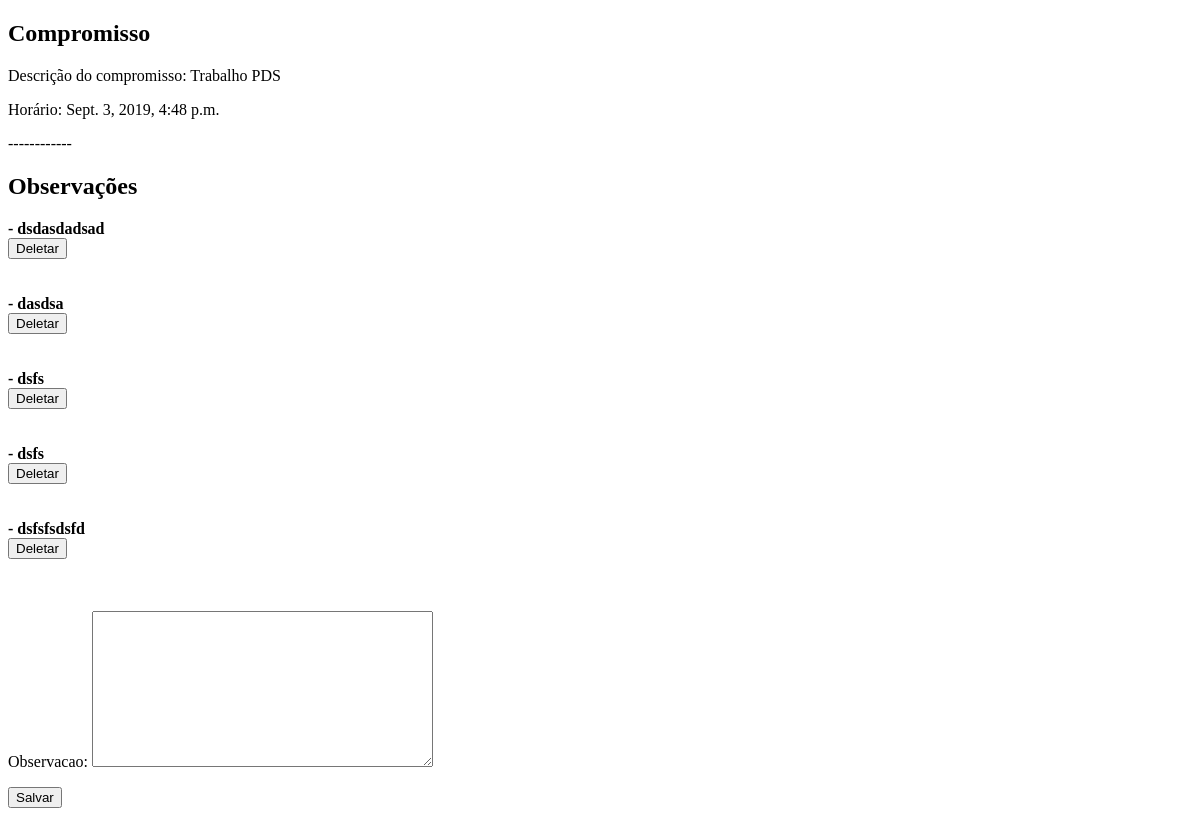
The app's page /1/, older data.
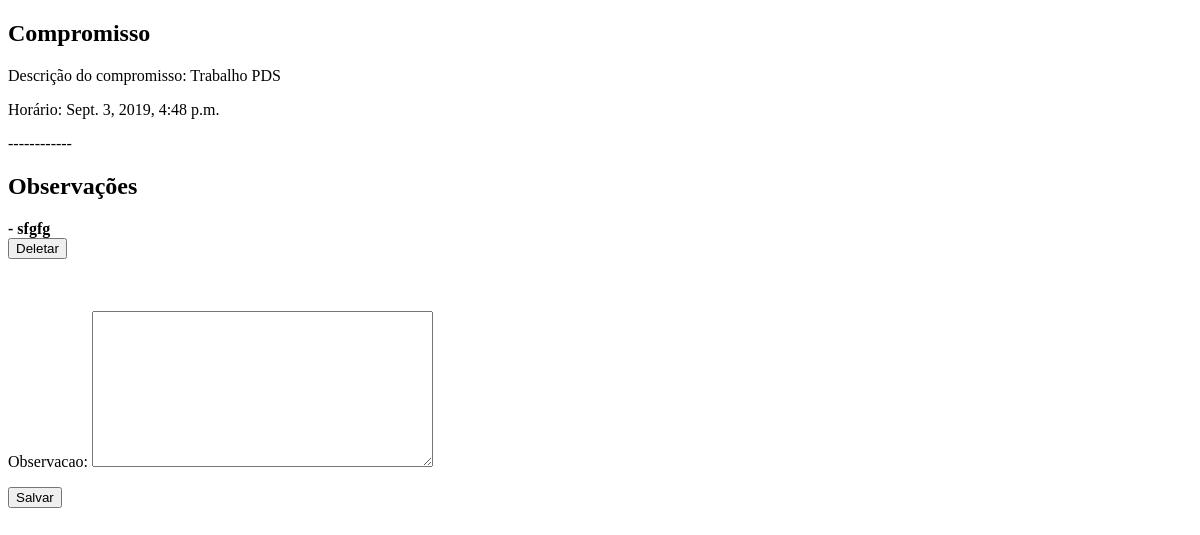
The same page, newer data.
### compromisso/models.py (models this page shows, shortened)
class Compromisso(models.Model):
	descricao = models.TextField()
	horario = models.DateTimeField() # default=timezone.now
	local = models.TextField()

class Observacoes(models.Model):
	observacao = models.TextField()
	fk_observacao = models.ForeignKey(Compromisso, on_delete=models.CASCADE)

### compromisso/views.py (the view)
# urls.py: path('<int:compromisso_id>/', views.detalhe, name='detalhe'),
def detalhe(request, compromisso_id):
    compromisso = get_object_or_404(Compromisso, pk=compromisso_id)
    compromissos_list = Compromisso.objects.filter(pk=compromisso_id);
    form = ObservacoesForm()
    if request.method == "POST":
        form = ObservacoesForm(request.POST)
        if form.is_valid():
            form = form.save(commit=False)
            form.fk_observacao = compromisso
            form.save()
    observacoes = list(Observacoes.objects.filter(fk_observacao=compromisso_id))
    context = {
        'observacoes': observacoes,
        'form': form,
        'compromissos_list': compromissos_list,
    }
    return render(request, 'compromisso/detalhe.html', context)

### compromisso/forms.py
class ObservacoesForm(forms.ModelForm):
    class Meta:
        model = Observacoes
        fields = ('observacao', )

### compromisso/templates/compromisso/detalhe.html (shortened to what this page needs)
<!DOCTYPE html>
<html>
<head>
</head>
<body>
    <h2>Compromisso</h2>
    {% for compromisso in compromissos_list %}
        <p>Descrição do compromisso: {{ compromisso.descricao|truncatechars:20 }}</p>
        <p>Horário: {{ compromisso.horario }}</p>
        <p>------------</p>
    {% endfor %}
	{% if observacoes %}
        <h2>Observações</h2>
        {% for observacao in observacoes %}
            <b> - {{ observacao.observacao }}</b>
            <form method="POST" action="{% url 'compromisso:delete' observacao.id %}">
                <button type="submit" class="save btn btn-default">Deletar</button>
            </form>
            <br><br>
        {% endfor %}
    {% else %}
        <p>Nenhuma observação!</p>
    {% endif %}
	<form method="POST" action=".">{% csrf_token %}
        {{ form.as_p }}
        <button type="submit" class="save btn btn-default">Salvar</button>
    </form>
</body>
</html>

Row changes from the older to the newer data that the page shows:
removed Observacoes: observacao "dsdasdadsad"
removed Observacoes: observacao "dasdsa"
removed Observacoes: observacao "dsfs"
removed Observacoes: observacao "dsfs"
removed Observacoes: observacao "dsfsfsdsfd"
added Observacoes: observacao "sfgfg"
